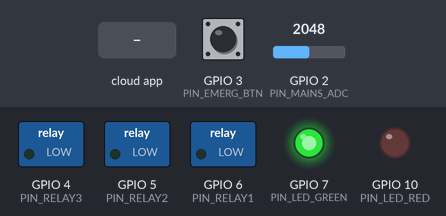
The sketch below on a simulated Seeed XIAO ESP32-C3. Shown: switched loads named in the sketch (green lamp = pin HIGH), output pins drawn as LEDs (lit = HIGH). The inputs (shaded band) are chosen by the test bench; at power-on: GPIO 2 (PIN_MAINS_ADC) = 2048, GPIO 3 (PIN_EMERG_BTN) HIGH (analog values on the 0–4095 scale). WiFi joins after 1.5 s; servers stay silent unless stated; the local clock reads 2024-03-15 10:24:30 at power-on unless the sketch sets it; the Firebase database answers and starts empty; what the sketch prints to the serial monitor is not drawn.

Above: at 3.4 s.
3.5 s: the phone or cloud app sets isOn to 1
At 5.6 s:
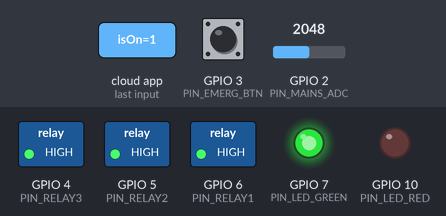
6.6 s: GPIO 2 (PIN_MAINS_ADC) set to 533
8.1 s: GPIO 2 (PIN_MAINS_ADC) set to 452
At 9.6 s:
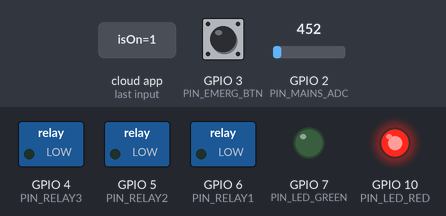
11.5 s: GPIO 2 (PIN_MAINS_ADC) set to 540
At 12.7 s:
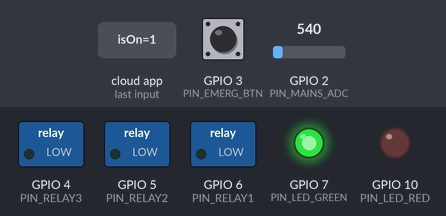
13.0 s: GPIO 2 (PIN_MAINS_ADC) set to 491
At 13.5 s:
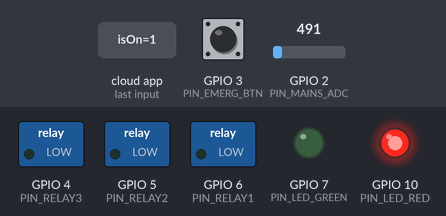
Timing chart, 0 to 15.5 s (numbered marks = the images above; inputs shaded):
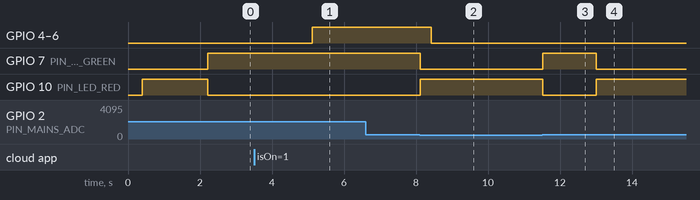

Measured:
- the behaviour switches between 501 and 500 on GPIO 2 (PIN_MAINS_ADC) (found by bisection; images 1 and 2)
- after the input at 3.5 s, GPIO 4 (PIN_RELAY3), GPIO 5 (PIN_RELAY2), GPIO 6 (PIN_RELAY1): LOW → HIGH after 1.6 s
- after the input at 6.6 s, every drawn part: stays the same
- after the input at 8.1 s, GPIO 4 (PIN_RELAY3), GPIO 5 (PIN_RELAY2), GPIO 6 (PIN_RELAY1): HIGH → LOW after 0.32 s; GPIO 7 (PIN_LED_GREEN): HIGH → LOW at once; GPIO 10 (PIN_LED_RED): LOW → HIGH at once
- after the input at 11.5 s, GPIO 7 (PIN_LED_GREEN): LOW → HIGH at once; GPIO 10 (PIN_LED_RED): HIGH → LOW at once
- after the input at 13.0 s, GPIO 7 (PIN_LED_GREEN): HIGH → LOW at once; GPIO 10 (PIN_LED_RED): LOW → HIGH at once

The sketch:

lab_controller_v3.ino
```cpp
/*
 * ============================================================
 *  IIT Hyderabad – EE Lab Power Controller  v3.0
 *  Hardware : Seeed Studio XIAO ESP32-C3
 *  Libraries needed (install via Arduino Library Manager):
 *    1. Firebase ESP32 Client  by Mobizt  (search: "Firebase ESP Client")
 *    2. ArduinoJson             by Benoit Blanchon
 *
 *  IMPORTANT: Each ESP controls ONE table.
 *  Set TABLE_ID below to match the table (e.g. "T-01", "T-02" ... "T-10")
 * ============================================================
 *
 *  PIN MAP  (same as v2.0)
 *  ┌──────────┬────────┬──────────────────────────────────────────┐
 *  │ Label    │ GPIO   │ Function                                 │
 *  ├──────────┼────────┼──────────────────────────────────────────┤
 *  │ D0       │  2     │ ADC – Voltage divider (mains sense)      │
 *  │ D1       │  3     │ Emergency button (NO, active LOW)        │
 *  │ D2       │  4     │ ULN I3 → Relay 3  (HIGH = ON)           │
 *  │ D3       │  5     │ ULN I2 → Relay 2  (HIGH = ON)           │
 *  │ D4       │  6     │ ULN I1 → Relay 1  (HIGH = ON)           │
 *  │ D5       │  7     │ GREEN LED  (mains present)               │
 *  │ D10      │ 10     │ RED   LED  (battery / error)             │
 *  └──────────┴────────┴──────────────────────────────────────────┘
 *
 *  FIREBASE DATABASE PATHS used by this ESP:
 *    tables/<TABLE_ID>/isOn        → READ  (portal sets ON, ESP reads)
 *    tables/<TABLE_ID>/studentRoll → READ  (for logging only)
 *    power/<TABLE_ID>/source       → WRITE ("mains" | "battery")
 *    power/<TABLE_ID>/lastSeen     → WRITE (epoch ms, heartbeat)
 *    tables/<TABLE_ID>/isOn        → WRITE false  (on emergency / power loss)
 *    tables/<TABLE_ID>/studentRoll → WRITE null   (on emergency / power loss)
 *    tables/<TABLE_ID>/timestamp   → WRITE null
 *    tables/<TABLE_ID>/sessionEnd  → WRITE null
 * ============================================================
 */

#include <WiFi.h>
#include <Firebase_ESP_Client.h>
#include <addons/TokenHelper.h>
#include <addons/RTDBHelper.h>
#include <time.h>

// ─────────────────────────────────────────────────────────────
//  EDIT THESE 5 LINES BEFORE UPLOADING
// ─────────────────────────────────────────────────────────────
#define WIFI_SSID       "WIFI_USERNAME"
#define WIFI_PASSWORD   "WIFI_PASSWORD"
#define TABLE_ID        "T-01"     // Change per ESP: T-01, T-02 … T-10

// From Firebase Console → Project Settings → General → Web API Key
#define FIREBASE_API_KEY  "YOUR_API_KEY"

// From Firebase Console → Realtime Database → copy URL (ends in .firebaseio.com)
#define DATABASE_URL  "https://iith-ee-lab-default-rtdb.asia-southeast1.firebasedatabase.app"
// ─────────────────────────────────────────────────────────────

// ── PINS ──────────────────────────────────────────────────────
#define PIN_MAINS_ADC    D0
#define PIN_EMERG_BTN    D1
#define PIN_RELAY3       D2
#define PIN_RELAY2       D3
#define PIN_RELAY1       D4
#define PIN_LED_GREEN    D5
#define PIN_LED_RED      D10

#define MAINS_THRESHOLD  500
#define DEBOUNCE_MS       50

// ── Firebase objects ──────────────────────────────────────────
FirebaseData   fbdo;
FirebaseData   fbdo2;   // second stream object for listening
FirebaseConfig config;

// ── State ─────────────────────────────────────────────────────
bool  mainsPresent   = false;
bool  lastMailsState = false;
bool  emergTripped   = false;
bool  relayState     = false;

bool  lastBtnReading = HIGH;
bool  btnWasPressed  = false;
unsigned long lastDebounce   = 0;
unsigned long lastHeartbeat  = 0;
unsigned long lastFirebaseRead = 0;

#define HEARTBEAT_INTERVAL_MS   10000   // send heartbeat every 10 s
#define FIREBASE_POLL_MS         2000   // check isOn every 2 s

String tablePath   = "tables/" + String(TABLE_ID);
String powerPath   = "power/"  + String(TABLE_ID);

// ─────────────────────────────────────────────────────────────
//  RELAY CONTROL
// ─────────────────────────────────────────────────────────────
void setRelays(bool on) {
  digitalWrite(PIN_RELAY1, on ? HIGH : LOW);
  digitalWrite(PIN_RELAY2, on ? HIGH : LOW);
  digitalWrite(PIN_RELAY3, on ? HIGH : LOW);
  relayState = on;
  Serial.printf("[RELAY] → %s\n", on ? "ON" : "OFF");
}

void updateLED(bool mains) {
  digitalWrite(PIN_LED_GREEN, mains ? HIGH : LOW);
  digitalWrite(PIN_LED_RED,   mains ? LOW  : HIGH);
}

// ─────────────────────────────────────────────────────────────
//  FIREBASE HELPERS
// ─────────────────────────────────────────────────────────────

// Mark this table as OFF in Firebase (deallocate)
void firebaseDeallocate(const char* reason) {
  Serial.printf("[FB] Deallocating table: %s\n", reason);

  Firebase.RTDB.setBool(&fbdo,   (tablePath + "/isOn").c_str(), false);
}

// Send power source to Firebase
void firebaseSetPower(const char* source) {
  bool ok1 = Firebase.RTDB.setString(&fbdo, (powerPath + "/source").c_str(),   source);
  bool ok2 = Firebase.RTDB.setString(&fbdo, (powerPath + "/lastSeen").c_str(), getReadableTime()); // ← readable
  Serial.printf("[FB] Power write → source=%s  ok=%d/%d\n", source, ok1, ok2);
  if (!ok1) Serial.printf("    Error: %s\n", fbdo.errorReason().c_str());
}

void syncTime() {
  configTime(5 * 3600 + 30 * 60, 0, "pool.ntp.org"); // IST = UTC+5:30
  Serial.print("[NTP] Syncing time");
  struct tm t;
  int attempts = 0;
  while (!getLocalTime(&t) && attempts < 20) {
    delay(500); Serial.print("."); attempts++;
  }
  Serial.println();
  if (attempts < 20) Serial.println("[NTP] Time synced");
  else               Serial.println("[NTP] Sync failed — using uptime");
}

String getReadableTime() {
  struct tm t;
  if (getLocalTime(&t)) {
    char buf[32];
    // Format: "07/05/2026, 03:45:12 pm"
    strftime(buf, sizeof(buf), "%d/%m/%Y, %I:%M:%S %p", &t);
    // strftime gives uppercase AM/PM — convert to lowercase
    String s = String(buf);
    s.toLowerCase();
    // But that lowercases everything — fix day/month back
    // Easier: build manually
    char buf2[32];
    int h = t.tm_hour;
    const char* ampm = h >= 12 ? "pm" : "am";
    if (h > 12) h -= 12;
    if (h == 0) h = 12;
    snprintf(buf2, sizeof(buf2), "%02d/%02d/%04d, %02d:%02d:%02d %s",
      t.tm_mday, t.tm_mon+1, t.tm_year+1900,
      h, t.tm_min, t.tm_sec, ampm);
    return String(buf2);
  }
  // Fallback: uptime
  unsigned long s = millis() / 1000;
  char buf[20];
  snprintf(buf, sizeof(buf), "uptime %02lu:%02lu:%02lu", s/3600, (s%3600)/60, s%60);
  return String(buf);
}

// Separate counter read + increment for numeric log IDs
void firebaseAddLog(const char* message, const char* type) {
  if (!Firebase.ready()) return;

  // Step 1: Get current log count
  int nextId = 1;
  if (Firebase.RTDB.getInt(&fbdo2, "logCount")) {
    nextId = fbdo2.intData() + 1;
  }

  // Step 2: Build log entry — NO label field
  String path = "logs/" + String(nextId);
  FirebaseJson json;
  json.set("message",   message);
  json.set("tableId",   TABLE_ID);
  json.set("type",      type);
  json.set("timestamp", getReadableTime());  // human readable string

  bool ok = Firebase.RTDB.setJSON(&fbdo, path.c_str(), &json);
  Serial.printf("[FB] Log #%d write ok=%d  msg=%s\n", nextId, ok, message);

  // Step 3: Update counter
  if (ok) Firebase.RTDB.setInt(&fbdo, "logCount", nextId);
}

// Read isOn from Firebase
bool firebaseReadIsOn() {
  if (Firebase.RTDB.getBool(&fbdo2, (tablePath + "/isOn").c_str())) {
    return fbdo2.boolData();
  }
  return relayState; // fallback to current state on read error
}

// ─────────────────────────────────────────────────────────────
//  SETUP
// ─────────────────────────────────────────────────────────────
void setup() {
  Serial.begin(115200);
  delay(400);
  Serial.println("\n=== IIT-H EE Lab ESP32 v3.0 ===");
  Serial.printf("Table: %s\n", TABLE_ID);

  // GPIO init
  pinMode(PIN_RELAY1,    OUTPUT); digitalWrite(PIN_RELAY1, LOW);
  pinMode(PIN_RELAY2,    OUTPUT); digitalWrite(PIN_RELAY2, LOW);
  pinMode(PIN_RELAY3,    OUTPUT); digitalWrite(PIN_RELAY3, LOW);
  pinMode(PIN_LED_GREEN, OUTPUT); digitalWrite(PIN_LED_GREEN, LOW);
  pinMode(PIN_LED_RED,   OUTPUT); digitalWrite(PIN_LED_RED, HIGH); // RED on during boot
  pinMode(PIN_EMERG_BTN, INPUT_PULLUP);
  analogReadResolution(12);
  Serial.println("[GPIO] All relays OFF");

  // WiFi
  Serial.printf("[WiFi] Connecting to %s\n", WIFI_SSID);
  WiFi.mode(WIFI_STA);
  WiFi.begin(WIFI_SSID, WIFI_PASSWORD);
  uint8_t att = 0;
  while (WiFi.status() != WL_CONNECTED && att < 40) {
    delay(500); att++;
    Serial.print(".");
  }
  Serial.println();

  if (WiFi.status() == WL_CONNECTED) {
    Serial.printf("[WiFi] Connected  IP=%s\n", WiFi.localIP().toString().c_str());
    syncTime();
  } else {
    Serial.println("[WiFi] FAILED — running offline");
    // Blink red rapidly
    for (int i = 0; i < 10; i++) {
      digitalWrite(PIN_LED_RED, HIGH); delay(150);
      digitalWrite(PIN_LED_RED, LOW);  delay(150);
    }
  }

  // Firebase
  config.api_key      = FIREBASE_API_KEY;
  config.database_url = DATABASE_URL;
  config.signer.tokens.legacy_token = "5RFhLer9K24lkmJdqD4DI9QeSpST9qMLCpQRcAzI";

  Firebase.begin(&config, NULL);
  Firebase.reconnectWiFi(true);

  Serial.println("[Firebase] Waiting for ready...");
  unsigned long fbWait = millis();
  while (!Firebase.ready() && millis() - fbWait < 10000) {
    delay(300);
    Serial.print(".");
  }
  Serial.println();

  if (Firebase.ready()) {
    firebaseSetPower("mains");
    Serial.println("[Firebase] Connected OK");
  } else {
    Serial.println("[Firebase] FAILED — check Database Secret and URL");
  }

  // Turn off red LED — ready
  digitalWrite(PIN_LED_RED, LOW);
  Serial.println("[Boot] Ready.");
}

// ─────────────────────────────────────────────────────────────
//  LOOP
// ─────────────────────────────────────────────────────────────
void loop() {

  // ── Mains sense ─────────────────────────────────────────────
  bool mains = analogRead(PIN_MAINS_ADC) > MAINS_THRESHOLD;
  if (mains != lastMailsState) {
    lastMailsState = mains;
    mainsPresent   = mains;
    updateLED(mains);
    const char* src = mains ? "mains" : "battery";
    Serial.printf("[POWER] Source: %s\n", src);
    firebaseSetPower(src);

    // Power cut while relays were ON → deallocate
    if (!mains && relayState) {
      Serial.println("[POWER] Mains lost while relays ON — deallocating");
      setRelays(false);
      firebaseDeallocate("mains_lost");
      firebaseAddLog("Mains power lost — relays turned OFF", "power"); // ← ADD THIS
    } else if (mains) {
      firebaseAddLog("Mains power restored", "power"); // ← ADD THIS
    }
  }
  mainsPresent = mains;

  // ── Emergency button ─────────────────────────────────────────
  bool reading = digitalRead(PIN_EMERG_BTN);
  if (reading != lastBtnReading) lastDebounce = millis();

  if ((millis() - lastDebounce) > DEBOUNCE_MS) {
    if (reading == LOW && !btnWasPressed) {
      btnWasPressed = true;
      if (!emergTripped) {
        emergTripped = true;
        Serial.println("[EMERG] Button pressed — turning OFF relays");
        setRelays(false);
        // Tell Firebase: relays are OFF due to emergency
        firebaseDeallocate("emergency_button");
        firebaseAddLog("Emergency button pressed — relays OFF", "emergency");
      }
    }
    if (reading == HIGH && btnWasPressed) {
      btnWasPressed = false;
      emergTripped  = false;   // Auto-reset latch when button released
      Serial.println("[EMERG] Button released — latch cleared");
    }
  }
  lastBtnReading = reading;

  // ── Poll Firebase for isOn ───────────────────────────────────
  if (Firebase.ready() && (millis() - lastFirebaseRead > FIREBASE_POLL_MS)) {
    lastFirebaseRead = millis();

    // Only follow Firebase if no emergency latch
    if (!emergTripped) {
      bool fbOn = firebaseReadIsOn();
      if (fbOn != relayState) {
        Serial.printf("[FB] isOn changed to %s → updating relays\n", fbOn ? "TRUE" : "FALSE");
        setRelays(fbOn);
      }
    }
  }

  // ── Heartbeat ────────────────────────────────────────────────
  if (Firebase.ready() && (millis() - lastHeartbeat > HEARTBEAT_INTERVAL_MS)) {
    lastHeartbeat = millis();
    const char* src = mainsPresent ? "mains" : "battery";
    Firebase.RTDB.setString(&fbdo, (powerPath + "/source").c_str(),   src);
    Firebase.RTDB.setInt(&fbdo,    (powerPath + "/lastSeen").c_str(),  millis());
  }

  delay(20);
}
```
